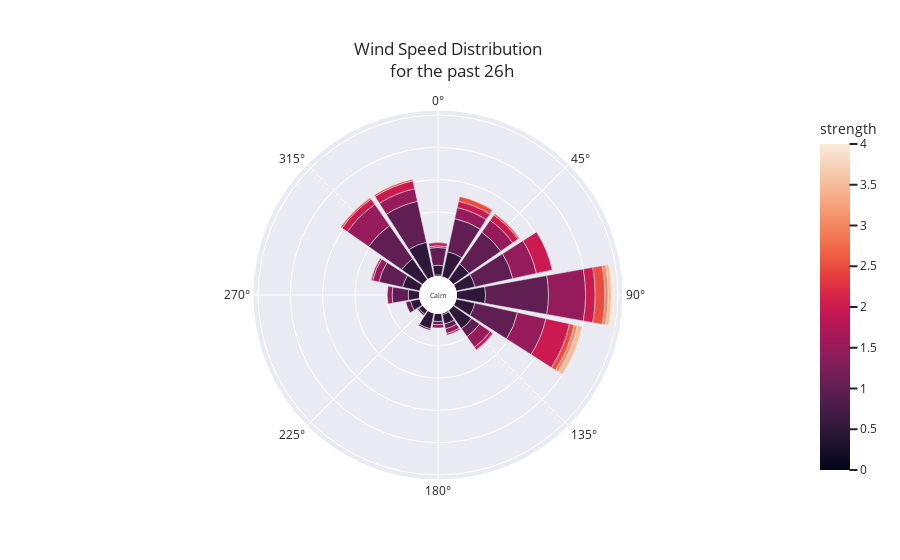

The notebook cell saved with this chart:
### Code cell
# plot wind at site-by-site inlets
plot_wind_rose(df,3)

### Figure 1 — Plotly figure (JSON) as saved in the notebook; plotly's stock layout.template omitted (floating-point values rounded to 4 significant figures)
{"data": [{"hovertemplate": "count=%{r}<br>cardinal_direction=%{theta}<br>strength=%{marker.color}<extra></extra>", "legendgroup": "", "marker": {"color": [0, 0, 0.5, 0.5, 0.5, 0.5, 0.5, 0.5, 0.5, 0.5, 0.5, 0.5, 0.5, 0.5, 0.5, 0.5, 0.5, 0.5, 1, 1, 1, 1, 1, 1, 1, 1, 1, 1, 1, 1, 1, 1, 1, 1, 1.5, 1.5, 1.5, 1.5, 1.5, 1.5, 1.5, 1.5, 1.5, 1.5, 1.5, 1.5, 1.5, 2, 2, 2, 2, 2, 2, 2, 2, 2, 2, 2, 2.5, 2.5, 2.5, 2.5, 2.5, 2.5, 3, 3, 3.5, 3.5, 4], "coloraxis": "coloraxis", "pattern": {"shape": ""}}, "name": "", "r": [1, 1, 16, 5, 12, 7, 10, 6, 22, 3, 6, 12, 12, 16, 14, 6, 11, 18, 2, 24, 25, 6, 10, 3, 1, 1, 11, 26, 27, 24, 21, 3, 39, 15, 9, 18, 7, 8, 3, 23, 4, 2, 15, 16, 3, 8, 1, 1, 4, 6, 1, 2, 2, 10, 5, 4, 4, 15, 6, 1, 1, 3, 1, 3, 2, 2, 3, 2, 2], "showlegend": false, "subplot": "polar", "theta": [0, 157.5, 315, 180, 67.5, 270, 202.5, 247.5, 337.5, 225, 0, 112.5, 45, 22.5, 135, 157.5, 292.5, 90, 180, 67.5, 315, 135, 270, 247.5, 202.5, 225, 0, 337.5, 112.5, 45, 22.5, 157.5, 90, 292.5, 45, 112.5, 22.5, 135, 157.5, 90, 292.5, 180, 67.5, 315, 270, 337.5, 0, 292.5, 315, 90, 157.5, 0, 135, 67.5, 337.5, 45, 22.5, 112.5, 90, 315, 337.5, 112.5, 45, 22.5, 112.5, 90, 112.5, 90, 90], "type": "barpolar"}], "layout": {"annotations": [{"font": {"size": 7}, "showarrow": false, "text": "Calm", "x": 0.5, "y": 0.5}], "barmode": "relative", "coloraxis": {"colorbar": {"title": {"text": "strength"}}, "colorscale": [[0, "rgb(2,4,25)"], [0.0625, "rgb(24,15,41)"], [0.125, "rgb(47,23,57)"], [0.1875, "rgb(71,28,72)"], [0.25, "rgb(97,30,82)"], [0.3125, "rgb(123,30,89)"], [0.375, "rgb(150,27,91)"], [0.4375, "rgb(177,22,88)"], [0.5, "rgb(203,26,79)"], [0.5625, "rgb(223,47,67)"], [0.625, "rgb(236,76,61)"], [0.6875, "rgb(242,107,73)"], [0.75, "rgb(244,135,95)"], [0.8125, "rgb(245,162,122)"], [0.875, "rgb(246,188,153)"], [0.9375, "rgb(247,212,187)"], [1, "rgb(250,234,220)"]]}, "legend": {"font": {"size": 14}, "orientation": "h", "tracegroupgap": 0, "x": 0.5, "xanchor": "center", "y": -0.1, "yanchor": "middle"}, "margin": {"t": 110}, "polar": {"angularaxis": {"direction": "clockwise", "rotation": 90}, "domain": {"x": [0, 1], "y": [0, 1]}, "hole": 0.1, "radialaxis": {"linewidth": 0, "showticklabels": false, "ticks": ""}}, "title": {"text": "Wind Speed Distribution <br> for the past 26h", "xanchor": "center", "yanchor": "top"}}}
